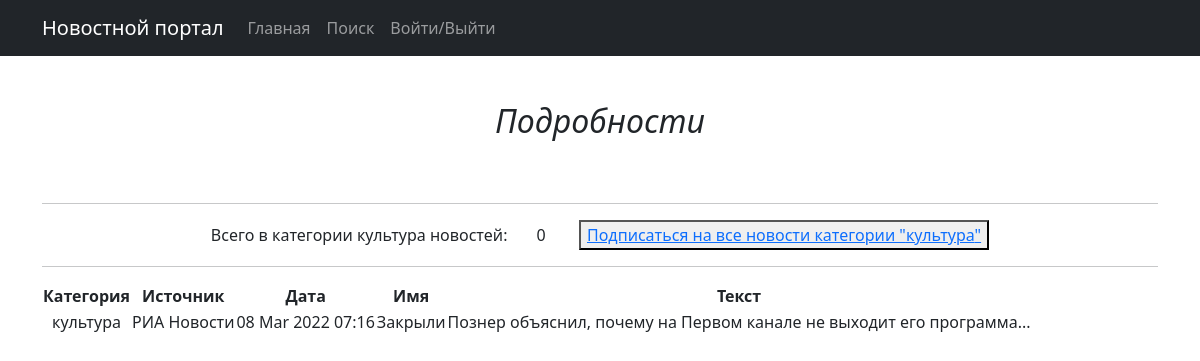
The page /news/1/ on the database its author committed.
### news/models.py (models this page shows, shortened)
class Post(models.Model):
    name = models.CharField(max_length=64)
    description = models.TextField()
    date = models.DateTimeField()
    category = models.ForeignKey('category', on_delete=models.CASCADE)
    source = models.ForeignKey('source', on_delete=models.CASCADE)

class Category(models.Model):
    name = models.CharField(max_length=64)
    subscribers = models.ManyToManyField(User, blank=True)
    def __str__(self):
        return f'{self.name}'

class Source(models.Model):
    name = models.CharField(max_length=64)

### news/views.py (the view)
# urls.py: path('<int:pk>/', PostDetailView.as_view(), name='post_detail'),
class PostDetailView(DetailView):
    model = Post
    template_name = 'sample_app/post_detail.html'
    queryset = Post.objects.all()
    def get_context_data(self, **kwargs):
        context = super().get_context_data(**kwargs)
        id = self.kwargs.get('pk')
        qwe = Category.objects.filter(pk=Post.objects.get(pk=id).category.id).values("subscribers__username")
        context['is_not_subscribe'] = not qwe.filter(subscribers__username=self.request.user).exists()
        context['is_subscribe'] = qwe.filter(subscribers__username=self.request.user).exists()
        return context

### news/templatetags/censor.py (called while the page is built)
@register.filter()
def censor(value):
    for word in BAD_WORDS:
       value = value.replace(word[1:], '*' * (len(word)-1))
    return value

### templates/sample_app/post_detail.html (shortened to what this page needs)
{% extends 'flatpages/default.html' %}
{% load censor %}
{% block content %}
<h2>&nbsp;</h2>
<h2><i>Подробности</i></h2>
<h2>&nbsp;</h2>
<table>
    <thead>
        <th>
            Категория
        </th>
        <th>
            Источник
        </th>
        <th>
            Дата
        </th>
        <th>
            Имя
        </th>
        <th>
            Текст
        </th>
    </thead>
    <tr>
        <td>
            {{ post.category }}
        </td>
        <td>
            {{ post.source.name }}
        </td>
        <td>
            {{ post.date|date:'d M Y h:i' }}
        </td>
        <td>
            {{ post.name|censor }}
        </td>
        <td>
            {{ post.description|censor }}
        </td>
        <hr>
        <a>Всего в категории {{ post.category }} новостей: &nbsp &nbsp &nbsp {{ posts|length }} &nbsp &nbsp &nbsp &nbsp</a>
            {% if is_not_subscribe %}
            <button><a href="add_subscribe/?pk={{ post.category.id }}">Подписаться на все новости категории "{{ post.category }}"</a></button>
            {% endif %}
        <hr>
    </tr>
</table>
{% endblock content %}

### rows shown on the page
Post: category "культура", source.name "РИА Новости", date "08 Mar 2022 07:16", name|censor "Закрыли", description|censor "Познер объяснил, почему на Первом канале не выходит его программа..."

### other values the page prints
{{ posts|length }} "0"
